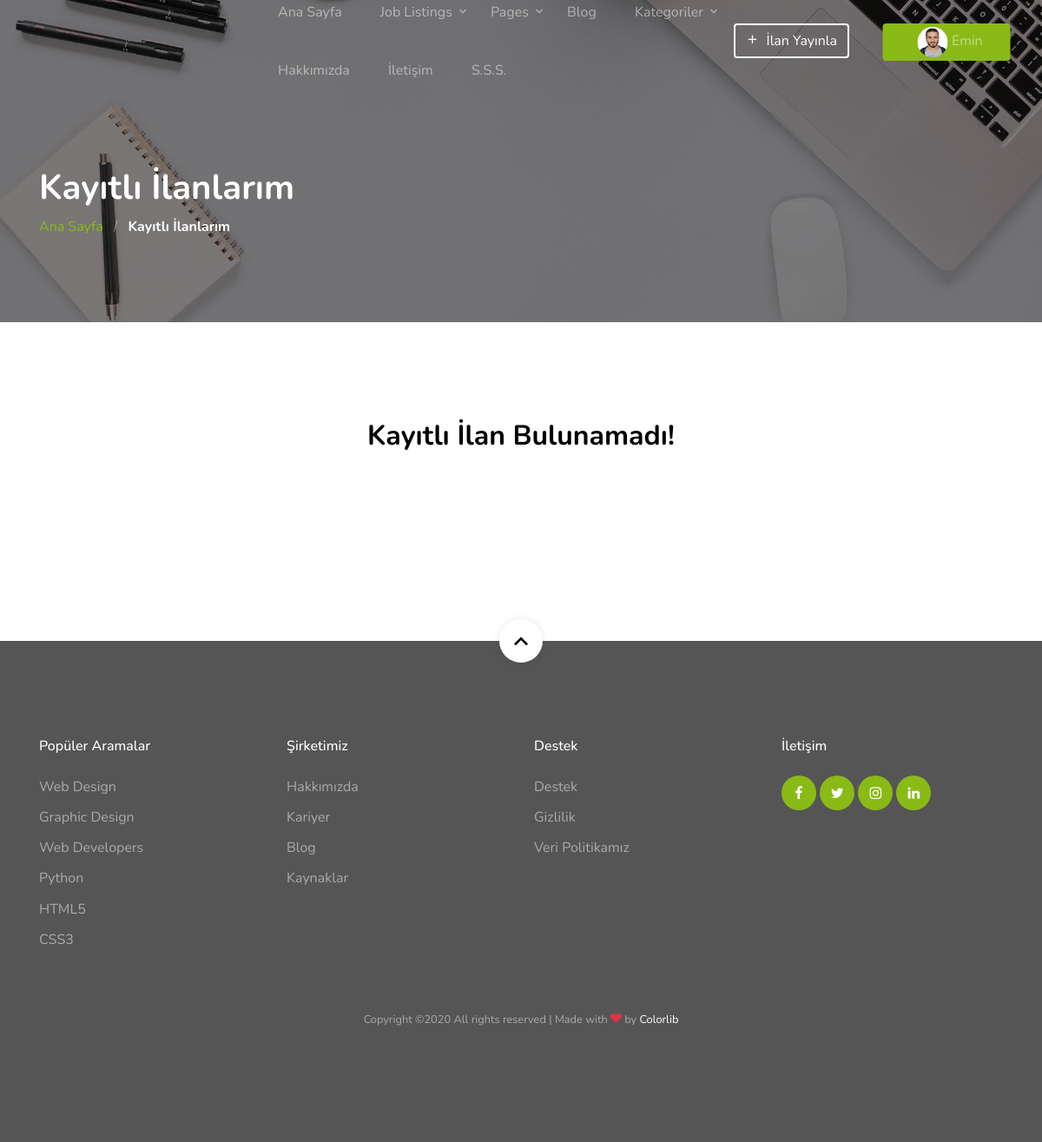
/favorites/ (signed in), run on an earlier commit of the app's database.
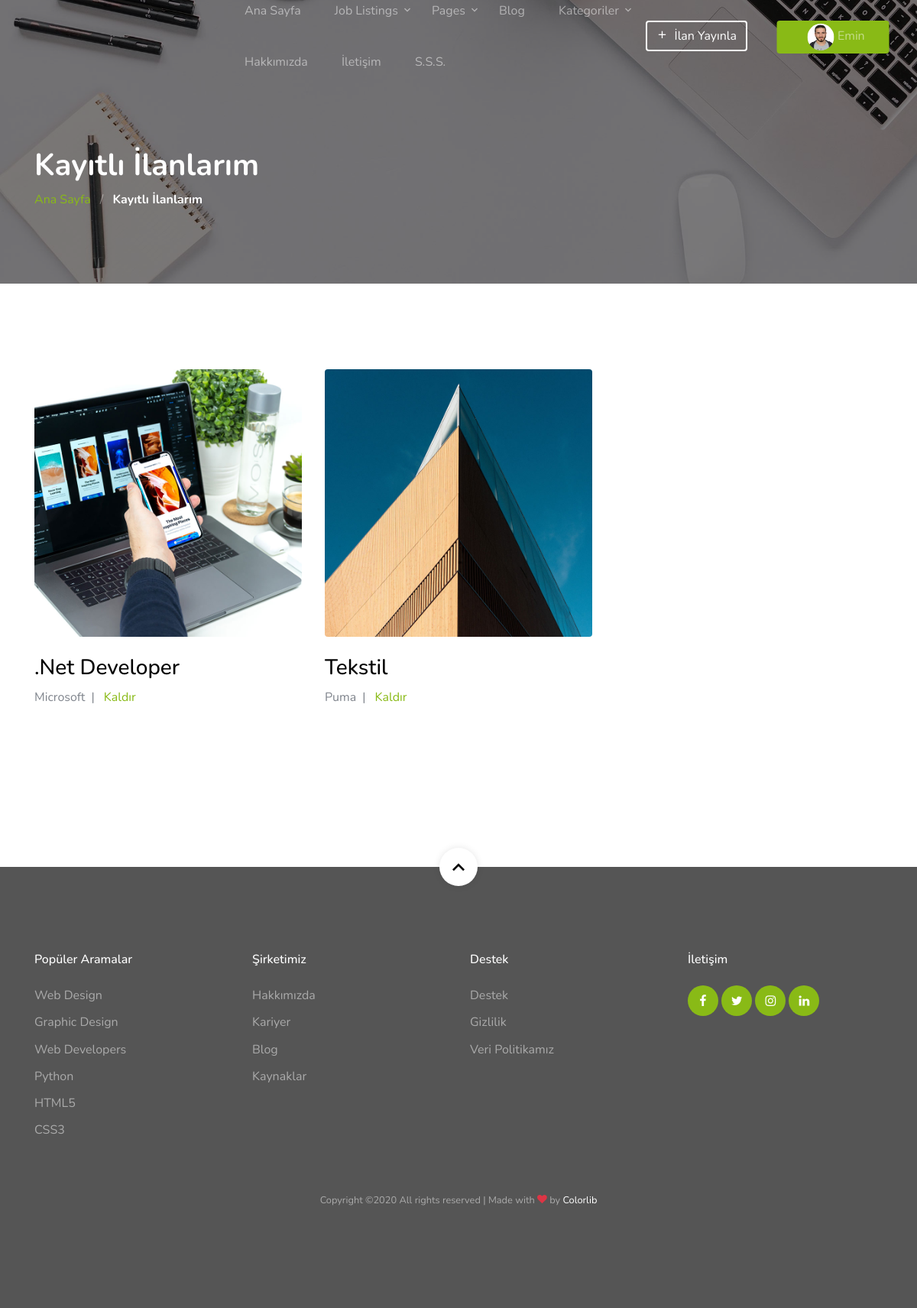
And on a later commit of the database.
### favorites/models.py (models this page shows, shortened)
class Favorites(models.Model):
    user = models.ForeignKey(User, on_delete=models.SET_NULL, null=True)
    job = models.ForeignKey(Ilan, on_delete=models.SET_NULL, null=True)

### isIlan/models.py (models this page shows, shortened)
class Ilan(models.Model):
    calismaZamaniSecenek = (
        ('Yarı Zamanlı', 'Yarı Zamanlı'),
        ('Tam Zamanlı', 'Tam Zamanlı'),
    )
    isTuruSecenek = (
        ('Muhasebe/Finans', 'Muhasebe/Finans'),
        ('Yapı/Mimar/İnşaat', 'Yapı/Mimar/İnşaat'),
        ('Üretim/Endüstriyel Ürünler/Otomotiv', 'Üretim/Endüstriyel Ürünler/Otomotiv'),
        ('Bilişim/Telekom', 'Bilişim/Telekom'),
        ('Turizm/Gıda/Hizmet', 'Turizm/Gıda/Hizmet'),
        ('Staj/Yeni Mezun/Part-Time', 'Staj/Yeni Mezun/Part-Time'),
    )
    konumSecenek = (
        ('Tekirdağ', 'Tekirdağ'),
        ('İstanbul', 'İstanbul'),
        ('Ankara', 'Ankara'),
        ('İzmir', 'İzmir'),
        ('Karabük', 'Karabük'),
    )
    sirketPoster = models.ImageField(blank=True, upload_to='images/')
    email = models.CharField(max_length=50)
    ilanBaslik = models.CharField(max_length=50)
    konum = models.CharField(max_length=150, choices=konumSecenek)
    isTuru = models.ForeignKey(Category, on_delete=models.CASCADE)
    calismaZamani = models.CharField(max_length=150, choices=calismaZamaniSecenek, blank=True)
    isTanimi = RichTextUploadingField()
    genelNitelikler = RichTextUploadingField(default="default")
    sirketIsmi = models.CharField(max_length=50)
    tecrube = models.CharField(max_length=50, default="Tecrübesiz")
    personelSayisi = models.CharField(max_length=16, default="Belirtilmemiştir")
    etiketAlani = models.CharField(blank=True, max_length=150)
    sirketWebsite = models.CharField(blank=True, max_length=50)
    sirketFacebook = models.CharField(blank=True, max_length=50)
    sirketTwitter = models.CharField(blank=True, max_length=50)
    sirketLinkedin = models.CharField(blank=True, max_length=50)
    sirketLogo = models.ImageField(blank=True, upload_to='images/')
    slug = models.SlugField(blank=True)
    sonBasvuru = models.DateField(default="2020-07-25")
    yayinTarihi = models.DateField(auto_now=True)
    create_at = models.DateTimeField(auto_now_add=True)
    update_at = models.DateTimeField(auto_now=True)

### favorites/views.py (the view)
# urls.py: path('', views.favorites, name='favorites'),
@login_required(login_url='/login')
def favorites(request):
    current_user = request.user
    favorites = Favorites.objects.filter(user_id=current_user.id)
    context ={
        'favorites': favorites
    }
    return render(request, 'favorites.html', context)

### home/templates/favorites.html
{% extends "homebase.html" %}
{% block body %} {% include "content-favorites.html" %} {% endblock %}

### home/templates/content-favorites.html (shortened to what this page needs)
{% load static %}
    <section class="section-hero overlay inner-page bg-image" style="background-image: url({% static 'images/hero_1.jpg' %});" id="home-section">
      <div class="container">
        <div class="row">
          <div class="col-md-7">
            <h1 class="text-white font-weight-bold">Kayıtlı İlanlarım</h1>
            <div class="custom-breadcrumbs">
              <a href="/">Ana Sayfa</a> <span class="mx-2 slash">/</span>
              <span class="text-white"><strong>Kayıtlı İlanlarım</strong></span>
            </div>
          </div>
        </div>
      </div>
    </section>
    <section class="site-section">
      <div class="container">
        {% if not favorites %}
            <div class="row mb-5 justify-content-center">
              <div class="col-md-7 text-center">
                <h2 class="section-title mb-10">Kayıtlı İlan Bulunamadı!</h2>
              </div>
            </div>
        {% endif %}
        <div class="row mb-5">
            {% for job in favorites %}
              <div class="col-md-6 col-lg-4 mb-5">
                <a href="/job_detail/{{ job.job.slug }}/{{ job.job.id }}"><img src="{{ job.job.sirketPoster.url }}" alt="Image" class="img-fluid rounded mb-4"></a>
                <h3><a href="/job_detail/{{ job.job.slug }}/{{ job.job.id }}" class="text-black">{{ job.job.ilanBaslik }}</a></h3>
                <div>{{ job.job.sirketIsmi }}<span class="mx-2">|</span> <a href="/favorites/deletefromfavorites/{{ job.job.id }}" onclick="return confirm('Emin misiniz?')">Kaldır</a></div>
              </div>
            {% endfor %}
        </div>
      </div>
    </section>
  </div>
  </body>
</html>

What changed in the data, as far as the page shows it:
added Favorites: job.sirketPoster (picture), job.ilanBaslik ".Net Developer", job.sirketIsmi "Microsoft"
added Favorites: job.sirketPoster (picture), job.ilanBaslik "Tekstil", job.sirketIsmi "Puma"
Also different on the page:
text no longer shown: "Kayıtlı İlan Bulunamadı!"
